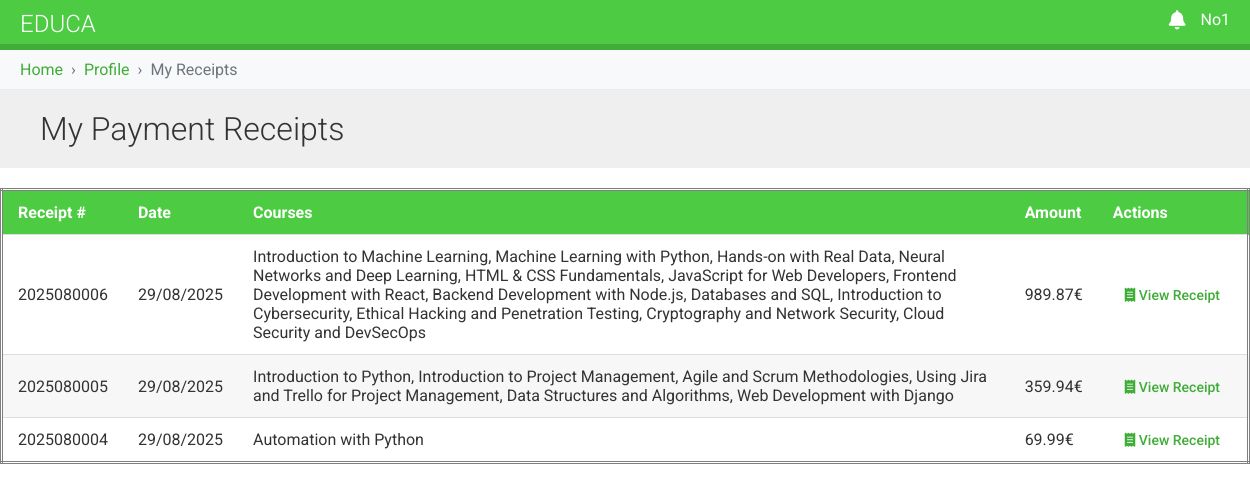
The page /students/receipts/ (signed in) on the database its author committed.
### courses/models.py (models this page shows, shortened)
class Transaction(models.Model):
    student=models.ForeignKey(User,on_delete=models.CASCADE,related_name='transactions')
    transaction_id=models.CharField(max_length=100,unique=True)
    payment_date=models.DateTimeField(auto_now_add=True)
    receipt_number=models.CharField(max_length=100,blank=True,null=True)
    total_amount=models.DecimalField(max_digits=10,decimal_places=2)
    status = models.CharField(max_length=20, choices=[
        ('pending', 'Σε εκκρεμότητα'),
        ('completed', 'Ολοκληρώθηκε'),
        ('failed', 'Απέτυχε'),
        ('refunded', 'Επιστροφή χρημάτων'),
    ], default='pending')

class CoursePayment(models.Model):
    transaction = models.ForeignKey('Transaction',on_delete=models.CASCADE,related_name='payments',null=True,blank=True)
    enrollment = models.OneToOneField(StudentCourseEnrollment,on_delete=models.CASCADE,related_name='payment')
    amount = models.DecimalField(max_digits=10,decimal_places=2)

class StudentCourseEnrollment(models.Model):
    student = models.ForeignKey(User, on_delete=models.CASCADE, related_name='student_enrollment')
    course = models.ForeignKey(Course, on_delete=models.CASCADE, related_name='course_enrollment')
    academic_year = models.ForeignKey(AcademicYear, on_delete=models.CASCADE, related_name='academic_year_enrollment')
    enrollment_date = models.DateTimeField(auto_now_add=True)
    class Meta:
        unique_together = ('student', 'course', 'academic_year')

class Course(models.Model):
    owners = models.ManyToManyField(User,
                                    related_name='courses_created',
                                    blank=True)
    subject = models.ForeignKey(Subject,
                                related_name='courses',
                                on_delete=models.CASCADE)
    title = models.CharField(max_length=200)
    slug = models.SlugField(max_length=200,
                            unique=True,
                            auto_created=True)
    overview = models.TextField()
    duration = models.TextField(blank=True)
    created = models.DateTimeField(auto_now_add=True) #set when new object is created
    price = models.DecimalField(max_digits=10,decimal_places=2, default=0)
    order = models.PositiveIntegerField(default=0,)
    class Meta:
        ordering = ['order'] # - means descending order

### students/views.py (the view)
class StudentReceiptsView(LoginRequiredMixin, ListView):
    model = Transaction
    template_name = 'students/payment/receipts_list.html'
    context_object_name = 'transactions'
    def get_queryset(self):
        return Transaction.objects.filter(student=self.request.user,
                                            status='completed').order_by('-payment_date')

### courses/context_processors.py (called while the page is built)
def is_instructor_processor(request):
    if request.user.is_authenticated:
        is_instructor = request.user.groups.filter(name="Instructors").exists()
    else:
        is_instructor = False
    return {"is_instructor": is_instructor}

### educa/context_processors.py (called while the page is built)
def notifications_processor(request):
    if request.user.is_authenticated:
        unread_notifications = Notification.objects.filter(user=request.user,
                                                           is_read=False).order_by('-created_at')[:5]
        unread_count = Notification.objects.filter(user=request.user,
                                                   is_read=False).count()
        return {
            'unread_notifications': unread_notifications,
            'unread_count': unread_count,
        }
    return {
        'unread_notifications': [],
        'unread_count': 0,
    }

### students/templates/students/payment/receipts_list.html (shortened to what this page needs)
{% extends 'base.html' %}
{% block content %}
	<h1>My Payment Receipts</h1>
    {% if transactions %}
    	<div class="receipts-list">
            <table class="table">
                <thead>
                    <tr>
                        <th>Receipt #</th>
                        <th>Date</th>
                        <th>Courses</th>
                        <th>Amount</th>
                        <th>Actions</th>
                    </tr>
                </thead>
                <tbody>
                    {% for transaction in transactions %}
                    	<tr>
                            <td>{{ transaction.receipt_number }}</td>
                            <td>{{ transaction.payment_date|date:"d/m/Y" }}</td>
                            <td>
                                {% for payment in transaction.payments.all %}
                                	{{ payment.enrollment.course.title }}{% if not forloop.last %}, {% endif %}
                                {% endfor %}
                            </td>
                            <td>{{ transaction.total_amount }}€</td>
                            <td>
                                <a href="{% url 'payment_receipt' transaction.id %}" class="btn btn-sm" style="color: #3fad37;">
                                    <i class="fas fa-receipt"></i> View Receipt
                                </a>
                            </td>
                        </tr>
                    {% endfor %}
                </tbody>
            </table>
        </div>
    {% else %}
        <div class="empty-state">
            <p>You don't have any payment receipts yet.</p>
        </div>
    {% endif %}
{% endblock %}

### courses/templates/base.html (shortened to what this page needs)
{% load static %}
<!DOCTYPE html>
<html>
<head>
    <link href="{% static "css/base.css" %}" rel="stylesheet">
    <link rel="stylesheet" href="https://cdnjs.cloudflare.com/ajax/libs/font-awesome/6.4.0/css/all.min.css">
</head>
<body>
<div id="header">
    <a href="/" class="logo">Educa</a>
    <ul class="menu">
        {% if request.user.is_authenticated %}
            <li class="notification-dropdown">
                <a class="dropdown" href="#">
                    <i class="fas fa-bell notification-bell"></i>
                </a>
            </li>
            <li class="profile-dropdown">
                <a class="dropdown" href="">{{ request.user.username }}</a>
            </li>
        {% else %}
            <li><a href="{% url "login" %}">Sign in</a></li>
            <li><a href="{% url 'student_registration' %}">Register</a></li>
        {% endif %}
    </ul>
</div>
<div id="breadcrumbs">
    <div class="container">
        <ul class="breadcrumb">
            {% block breadcrumbs %}
                {% for crumb in breadcrumbs %}
                    {% if not forloop.last %}
                        <li><a href="{{ crumb.url }}">{{ crumb.name }}</a></li>
                    {% else %}
                        <li class="active">{{ crumb.name }}</li>
                    {% endif %}
                {% endfor %}
            {% endblock %}
        </ul>
    </div>
</div>
<div id="content" class="{% block content_class %}block-layout{% endblock %}">
    {% block content %}
    {% endblock %}
</div>
</body>
</html>

### courses/static/css/base.css (style rules this page uses)
html { width: 100%; max-width: 100%; overflow-x: hidden; margin: 0; padding: 0; }
body { margin: 0; font-family: 'Roboto', sans-serif; font-weight: 400; color: #333; width: 100%; grid-template-columns: auto auto; }
a { color: #3fad37; text-decoration: none; }
ul { float: none; }
h1, h2, h3, h4, h5, h6 { font-family: 'Roboto', sans-serif; font-weight: 300; }
h1 { background: #efefef; width: 100%; overflow: auto; padding: 20px 0 20px 40px; margin: 0; grid-row: 1; grid-column: 1 / span2; }
#header { background: #4dcc43; overflow: visible; padding: 10px 20px; border-bottom: 6px solid #3fad37; width: 100%; box-sizing: border-box; position: relative; left: 0; right: 0; margin: 0; min-height: 50px; }
#header .logo { text-decoration: none; font-family: 'Roboto', sans-serif; font-weight: 300; text-transform: uppercase; font-size: 24px; color: #fff; float: left; }
#header a { color: #fff; }
#header .menu { list-style: none; float: right; margin: 0; padding: 0; display: flex; gap: 15px; }
.table { border-style: double; width: 100%; border-collapse: collapse; margin-top: 20px; margin-bottom: 20px; }
.table .btn { margin: 2px; min-width: 70px; text-align: center; }
.table td, .table th { vertical-align: middle; }
.table th, .table td { padding: 12px 15px; text-align: left; border-bottom: 1px solid #ddd; }
.table th { background-color: #4dcc43; color: white; font-weight: bold; }
.table tr:nth-child(even) { background-color: #f7f7f7; }
.btn { padding: 8px 12px; margin: 4px; cursor: pointer; text-decoration: none; color: white; border: none; text-wrap: nowrap; border-radius: 5px; font-size: 16px; font-weight: 500; transition: all 0.3s ease; }
.btn-sm { padding: 5px 10px; font-size: 0.875rem; }
#breadcrumbs { background-color: #f8f9fa; padding: 10px 20px; border-bottom: 1px solid #e9ecef; width: 100%; box-sizing: border-box; }
.breadcrumb { list-style: none; margin: 0; padding: 0; display: flex; flex-wrap: wrap; }
.breadcrumb li { display: inline-flex; align-items: center; margin: 0; padding: 0; }
.breadcrumb li:not(:last-child)::after { content: "›"; margin: 0 8px; color: #6c757d; }
.breadcrumb li a { color: #3fad37; text-decoration: none; }
.breadcrumb li.active { color: #6c757d; }
.notification-dropdown { position: relative; text-align: right; }
.notification-bell { font-size: 1.2em; display: inline-block; }
.dropdown { position: relative; }
li.profile-dropdown { position: relative; text-align: right; }

### rows shown on the page
CoursePayment: enrollment.course "Introduction to Machine Learning"
CoursePayment: enrollment.course "Machine Learning with Python"
CoursePayment: enrollment.course "Hands-on with Real Data"
CoursePayment: enrollment.course "Neural Networks and Deep Learning"
CoursePayment: enrollment.course "HTML & CSS Fundamentals"
CoursePayment: enrollment.course "JavaScript for Web Developers"
CoursePayment: enrollment.course "Frontend Development with React"
CoursePayment: enrollment.course "Backend Development with Node.js"
CoursePayment: enrollment.course "Databases and SQL"
CoursePayment: enrollment.course "Introduction to Cybersecurity"
CoursePayment: enrollment.course "Ethical Hacking and Penetration Testing"
CoursePayment: enrollment.course "Cryptography and Network Security"
CoursePayment: enrollment.course "Cloud Security and DevSecOps"
CoursePayment: enrollment.course "Introduction to Python"
CoursePayment: enrollment.course "Introduction to Project Management"
CoursePayment: enrollment.course "Agile and Scrum Methodologies"
CoursePayment: enrollment.course "Using Jira and Trello for Project Management"
CoursePayment: enrollment.course "Data Structures and Algorithms"
CoursePayment: enrollment.course "Web Development with Django"
CoursePayment: enrollment.course "Automation with Python"

### other values the page prints
{{ request.user.username }} "No1"
{{ crumb.name }} "Home" "Profile"
{{ crumb.name }} "My Receipts"
